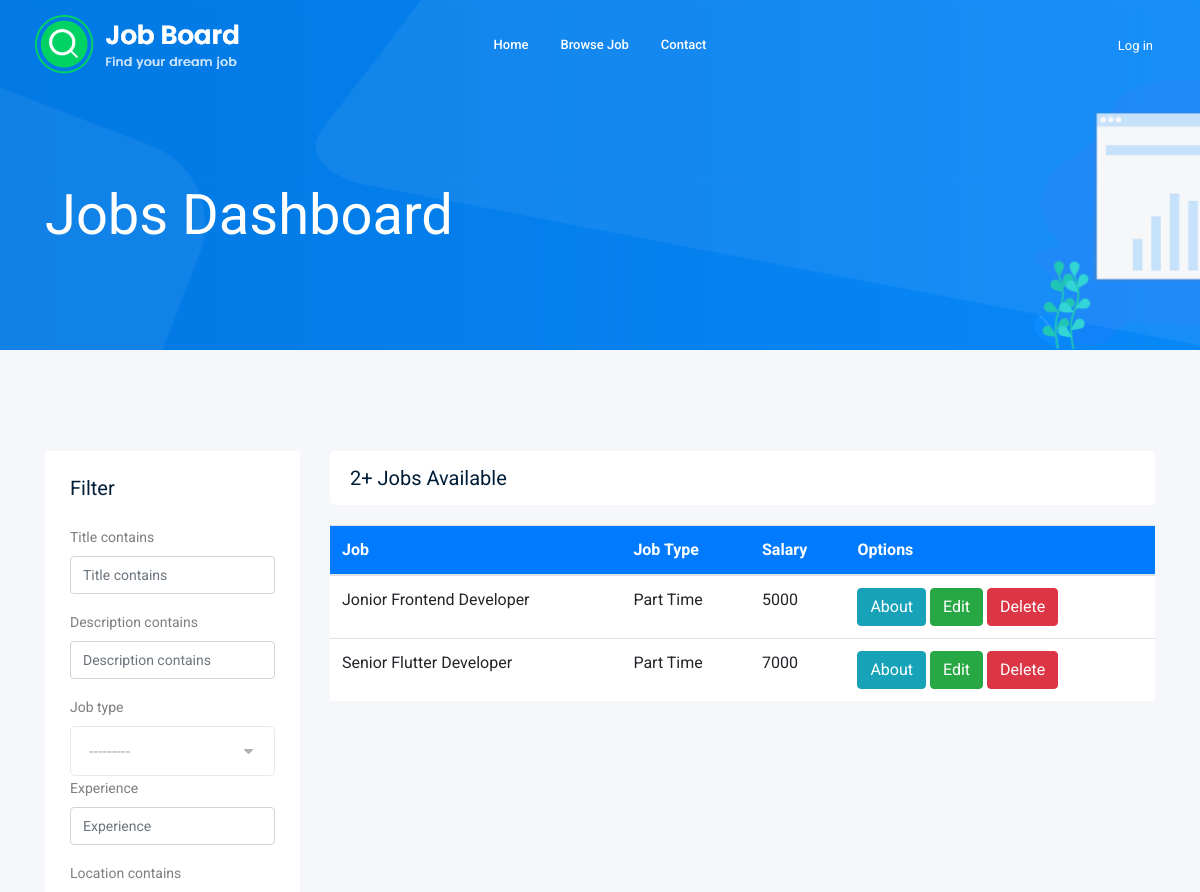
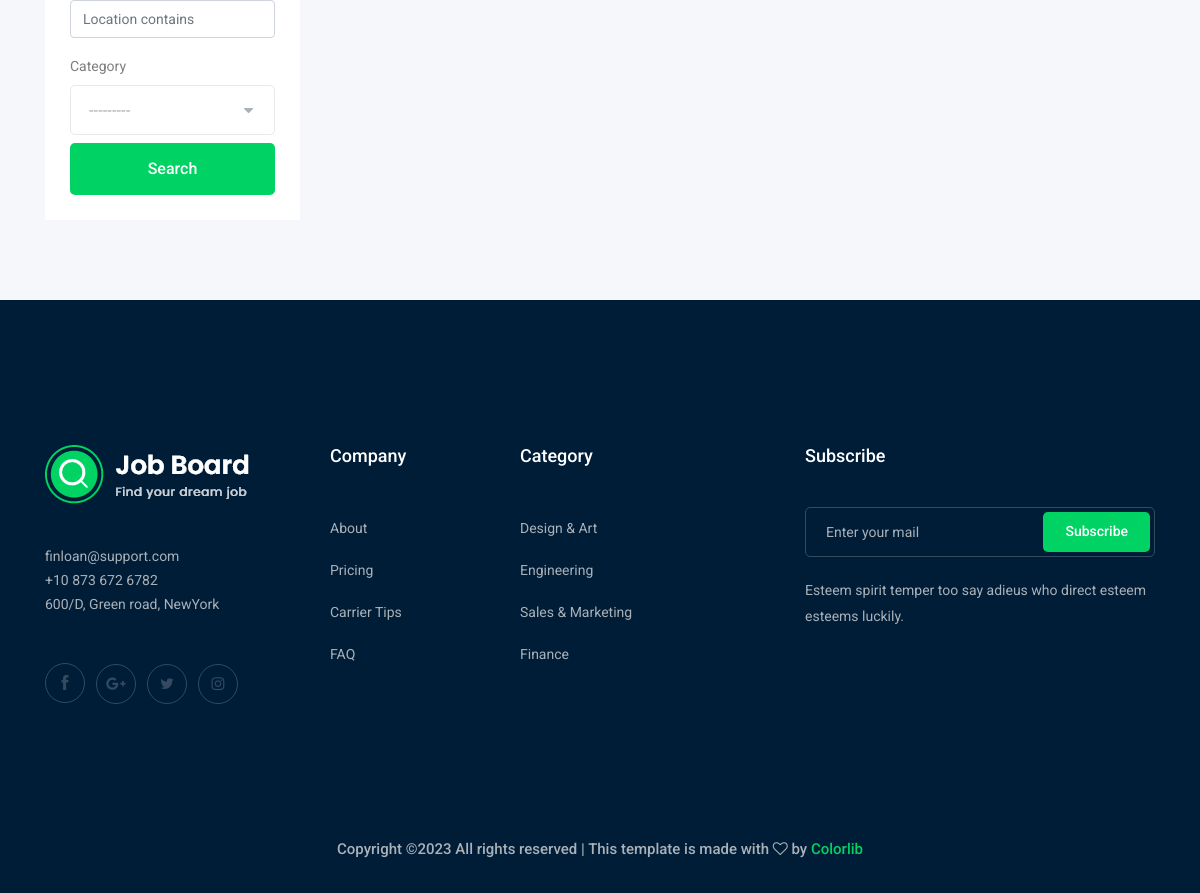
Page /jobs/dashboard on the committed database (2 pictures, top to bottom).
### job/models.py (models this page shows, shortened)
class Job(models.Model):
    title = models.CharField(max_length=50)
    description = models.TextField(max_length=2000)
    job_type = models.CharField(max_length=20, choices=JOB_TYPE_CHOICES)
    vacancy = models.PositiveIntegerField(default=1, validators=[MinValueValidator(1), MaxValueValidator(10)])
    salary = models.PositiveIntegerField(default=100, validators=[MinValueValidator(100), MaxValueValidator(100000)])
    experience = models.PositiveIntegerField(default=1, validators=[MinValueValidator(1), MaxValueValidator(50)])
    location = models.CharField(max_length=100, default='Egypt')
    image = models.FileField(upload_to=job_image_upload, default='none')
    published_at = models.DateTimeField(auto_now=True)
    category = models.ForeignKey(Category, related_name='job_category', on_delete=models.CASCADE)
    owner = models.ForeignKey(User, related_name='job_owner', on_delete=models.CASCADE)
    class Meta:
        db_table = 'job'

### job/views.py (the view)
# urls.py: path('dashboard', views.dashboard, name='job_dashboard'),
def dashboard(request):
    job_list = Job.objects.all()
    jobs_count = job_list.count()
    filter = JobFilter(request.GET, queryset=job_list)
    job_list = filter.qs
    paginator = Paginator(job_list, 3)
    page_number = request.GET.get('page')
    page_obj = paginator.get_page(page_number)
    context = {'jobs_count': jobs_count, 'jobs': page_obj, 'filters': filter}
    return render(request, 'jobs_dashboard.html', context)

### job/models.py (called while the page is built)
    def __str__(self) -> str:
        return self.name

### job/templates/jobs_dashboard.html (shortened to what this page needs)
{% extends "base.html" %}
{% load bootstrap5 %}
{% block content %}
    <div class="bradcam_area bradcam_bg_1">
        <div class="container">
            <div class="row">
                <div class="col-xl-12">
                    <div class="bradcam_text">
                        <h3>Jobs Dashboard</h3>
                    </div>
                </div>
            </div>
        </div>
    </div>
    <div class="job_listing_area plus_padding">
        <div class="container">
            <div class="row">
                <div class="col-lg-3">
                    <div class="job_filter white-bg">
                        <div class="form_inner white-bg">
                            <h3>Filter</h3>
                            <form method="GET">
                                {% bootstrap_form filters.form %}
                                <input type="submit" value="Search" class="boxed-btn3 w-100 mt-2">
                            </form>
                        </div>
                    </div>
                </div>
                <div class="col-lg-9">
                    <div class="recent_joblist_wrap">
                        <div class="recent_joblist white-bg ">
                            <div class="row align-items-center">
                                <div class="col-md-6">
                                    <h4>{{jobs_count}}+ Jobs Available</h4>
                                </div>
                            </div>
                        </div>
                    </div>
                    <div class="job_lists m-0 white-bg">
                        <table class="table">
                            <thead class="btn-primary ps-15 pe-15">
                                <tr>
                                    <th scope="col">Job</th>
                                    <th scope="col">Job Type</th>
                                    <th scope="col">Salary</th>
                                    <th scope="col">Options</th>
                                </tr>
                            </thead>
                            <tbody>
                                {% for job in jobs %}
                                    <tr>
                                        <td>{{job.title}}</td>
                                        <td>{{job.job_type}}</td>
                                        <td>{{job.salary}}</td>
                                        <td>
                                            <a class="btn btn-info" href="{% url 'jobs:job_details' job.id %}">About</a>
                                            <a class="btn btn-success" href="{% url 'jobs:edit_job' job.id %}">Edit</a>
                                            <a class="btn btn-danger" href="{% url 'jobs:delete_job' job.id %}">Delete</a>
                                        </td>
                                    </tr>
                                {% endfor %}
                            </tbody>
                        </table>
                    </div>
                </div>
            </div>
        </div>
    </div>
{% endblock content %}

### rows in the picture
Job: title "Jonior Frontend Developer", job_type "Part Time", salary "5000"
Job: title "Senior Flutter Developer", job_type "Part Time", salary "7000"

### other values in the picture
{{ jobs_count }} "2"
